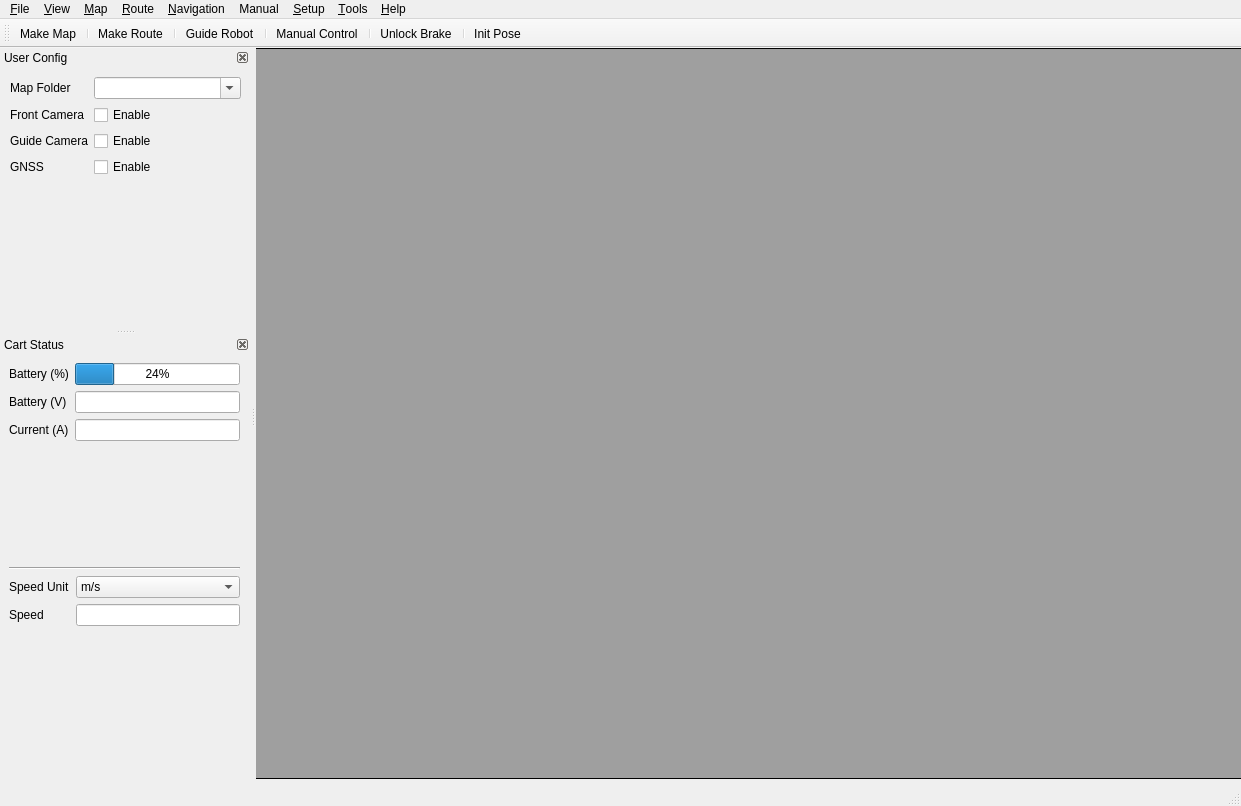
<?xml version="1.0" encoding="UTF-8"?>
<ui version="4.0">
 <class>MainWindow</class>
 <widget class="QMainWindow" name="MainWindow">
  <property name="geometry">
   <rect>
    <x>0</x>
    <y>0</y>
    <width>1241</width>
    <height>806</height>
   </rect>
  </property>
  <property name="maximumSize">
   <size>
    <width>1245</width>
    <height>16777215</height>
   </size>
  </property>
  <property name="windowTitle">
   <string>MainWindow</string>
  </property>
  <widget class="QWidget" name="centralwidget">
   <widget class="QMdiArea" name="mdiArea">
    <property name="geometry">
     <rect>
      <x>-10</x>
      <y>0</y>
      <width>1251</width>
      <height>731</height>
     </rect>
    </property>
    <property name="frameShape">
     <enum>QFrame::Box</enum>
    </property>
    <property name="verticalScrollBarPolicy">
     <enum>Qt::ScrollBarAsNeeded</enum>
    </property>
    <property name="horizontalScrollBarPolicy">
     <enum>Qt::ScrollBarAsNeeded</enum>
    </property>
   </widget>
  </widget>
  <widget class="QMenuBar" name="menubar_main">
   <property name="geometry">
    <rect>
     <x>0</x>
     <y>0</y>
     <width>1241</width>
     <height>22</height>
    </rect>
   </property>
   <widget class="QMenu" name="menu_File">
    <property name="tabletTracking">
     <bool>true</bool>
    </property>
    <property name="tearOffEnabled">
     <bool>true</bool>
    </property>
    <property name="title">
     <string>&amp;File</string>
    </property>
    <property name="toolTipsVisible">
     <bool>false</bool>
    </property>
    <addaction name="action_New"/>
    <addaction name="action_Print"/>
    <addaction name="action_Exit"/>
   </widget>
   <widget class="QMenu" name="menu_View">
    <property name="title">
     <string>&amp;View</string>
    </property>
    <addaction name="action_Cart_status"/>
    <addaction name="action_Show_Config"/>
   </widget>
   <widget class="QMenu" name="menu_Map">
    <property name="title">
     <string>&amp;Map</string>
    </property>
    <addaction name="action_Make_Map"/>
   </widget>
   <widget class="QMenu" name="menuRoute">
    <property name="title">
     <string>&amp;Route</string>
    </property>
    <addaction name="action_Make_Route"/>
   </widget>
   <widget class="QMenu" name="menu_Navigation">
    <property name="title">
     <string>&amp;Navigation</string>
    </property>
    <addaction name="action_Guide_Robot"/>
   </widget>
   <widget class="QMenu" name="menu_Setup">
    <property name="title">
     <string>&amp;Setup</string>
    </property>
    <addaction name="action_Device_Setup"/>
    <addaction name="action_System_Setup"/>
   </widget>
   <widget class="QMenu" name="menu_Tools">
    <property name="title">
     <string>&amp;Tools</string>
    </property>
    <addaction name="action_Debug_Enable"/>
   </widget>
   <widget class="QMenu" name="menu_Help">
    <property name="title">
     <string>&amp;Help</string>
    </property>
   </widget>
   <widget class="QMenu" name="menuManual">
    <property name="title">
     <string>Manual</string>
    </property>
    <addaction name="action_Manual_Control"/>
    <addaction name="actionSet_Motor_Brake"/>
    <addaction name="actionInit_Pose"/>
   </widget>
   <addaction name="menu_File"/>
   <addaction name="menu_View"/>
   <addaction name="menu_Map"/>
   <addaction name="menuRoute"/>
   <addaction name="menu_Navigation"/>
   <addaction name="menuManual"/>
   <addaction name="menu_Setup"/>
   <addaction name="menu_Tools"/>
   <addaction name="menu_Help"/>
  </widget>
  <widget class="QToolBar" name="toolBar_main">
   <property name="windowTitle">
    <string>toolBar</string>
   </property>
   <attribute name="toolBarArea">
    <enum>TopToolBarArea</enum>
   </attribute>
   <attribute name="toolBarBreak">
    <bool>false</bool>
   </attribute>
   <addaction name="action_Make_Map"/>
   <addaction name="separator"/>
   <addaction name="action_Make_Route"/>
   <addaction name="separator"/>
   <addaction name="action_Guide_Robot"/>
   <addaction name="separator"/>
   <addaction name="action_Manual_Control"/>
   <addaction name="separator"/>
   <addaction name="actionSet_Motor_Brake"/>
   <addaction name="separator"/>
   <addaction name="actionInit_Pose"/>
  </widget>
  <widget class="QStatusBar" name="statusBar_main">
   <property name="cursor">
    <cursorShape>ArrowCursor</cursorShape>
   </property>
   <property name="mouseTracking">
    <bool>true</bool>
   </property>
   <property name="statusTip">
    <string/>
   </property>
   <property name="layoutDirection">
    <enum>Qt::LeftToRight</enum>
   </property>
   <property name="autoFillBackground">
    <bool>false</bool>
   </property>
  </widget>
  <widget class="QDockWidget" name="dockWidget_UsrConfig">
   <property name="minimumSize">
    <size>
     <width>250</width>
     <height>250</height>
    </size>
   </property>
   <property name="features">
    <set>QDockWidget::DockWidgetClosable|QDockWidget::DockWidgetMovable</set>
   </property>
   <property name="allowedAreas">
    <set>Qt::LeftDockWidgetArea|Qt::RightDockWidgetArea</set>
   </property>
   <property name="windowTitle">
    <string>User Config</string>
   </property>
   <attribute name="dockWidgetArea">
    <number>1</number>
   </attribute>
   <widget class="QWidget" name="dockWidgetContents_UsrConfig">
    <widget class="QWidget" name="formLayoutWidget">
     <property name="geometry">
      <rect>
       <x>10</x>
       <y>10</y>
       <width>231</width>
       <height>241</height>
      </rect>
     </property>
     <layout class="QFormLayout" name="formLayout">
      <item row="0" column="0">
       <widget class="QLabel" name="label_MapFolder">
        <property name="text">
         <string>Map Folder</string>
        </property>
       </widget>
      </item>
      <item row="0" column="1">
       <widget class="QComboBox" name="comboBox_MapFolder">
        <property name="editable">
         <bool>true</bool>
        </property>
       </widget>
      </item>
      <item row="1" column="0">
       <widget class="QLabel" name="label_FrontCameraEn">
        <property name="text">
         <string>Front Camera</string>
        </property>
       </widget>
      </item>
      <item row="1" column="1">
       <widget class="QCheckBox" name="checkBox_FrontCamera">
        <property name="text">
         <string>Enable</string>
        </property>
       </widget>
      </item>
      <item row="2" column="0">
       <widget class="QLabel" name="label_GuideCamera">
        <property name="text">
         <string>Guide Camera</string>
        </property>
       </widget>
      </item>
      <item row="2" column="1">
       <widget class="QCheckBox" name="checkBox_GuideCamera">
        <property name="text">
         <string>Enable</string>
        </property>
       </widget>
      </item>
      <item row="3" column="0">
       <widget class="QLabel" name="label_GnssSensor">
        <property name="text">
         <string>GNSS</string>
        </property>
       </widget>
      </item>
      <item row="3" column="1">
       <widget class="QCheckBox" name="checkBox_GnssSensor">
        <property name="text">
         <string>Enable</string>
        </property>
       </widget>
      </item>
     </layout>
    </widget>
   </widget>
  </widget>
  <widget class="QDockWidget" name="dockWidget_CartStatus">
   <property name="minimumSize">
    <size>
     <width>250</width>
     <height>400</height>
    </size>
   </property>
   <property name="autoFillBackground">
    <bool>false</bool>
   </property>
   <property name="features">
    <set>QDockWidget::DockWidgetClosable|QDockWidget::DockWidgetMovable</set>
   </property>
   <property name="allowedAreas">
    <set>Qt::LeftDockWidgetArea|Qt::RightDockWidgetArea</set>
   </property>
   <property name="windowTitle">
    <string>Cart Status</string>
   </property>
   <attribute name="dockWidgetArea">
    <number>1</number>
   </attribute>
   <widget class="QWidget" name="dockWidgetContents_CartStatus">
    <property name="minimumSize">
     <size>
      <width>100</width>
      <height>200</height>
     </size>
    </property>
    <widget class="QWidget" name="verticalLayoutWidget">
     <property name="geometry">
      <rect>
       <x>9</x>
       <y>9</y>
       <width>231</width>
       <height>411</height>
      </rect>
     </property>
     <layout class="QVBoxLayout" name="verticalLayout">
      <item>
       <layout class="QFormLayout" name="formLayout_2">
        <item row="0" column="0">
         <widget class="QLabel" name="label_BatPercent">
          <property name="text">
           <string>Battery (%)</string>
          </property>
         </widget>
        </item>
        <item row="0" column="1">
         <widget class="QProgressBar" name="progressBar_BatPercent">
          <property name="value">
           <number>24</number>
          </property>
          <property name="textVisible">
           <bool>true</bool>
          </property>
         </widget>
        </item>
        <item row="1" column="0">
         <widget class="QLabel" name="label_BatVolt">
          <property name="text">
           <string>Battery (V)</string>
          </property>
         </widget>
        </item>
        <item row="2" column="0">
         <widget class="QLabel" name="label_BatCurr">
          <property name="text">
           <string>Current (A)</string>
          </property>
         </widget>
        </item>
        <item row="1" column="1">
         <widget class="QLineEdit" name="lineEdit_BatVolt">
          <property name="styleSheet">
           <string notr="true">font: 12pt &quot;Sans Serif&quot;;</string>
          </property>
          <property name="readOnly">
           <bool>true</bool>
          </property>
         </widget>
        </item>
        <item row="2" column="1">
         <widget class="QLineEdit" name="lineEdit_BatCurr">
          <property name="styleSheet">
           <string notr="true">font: 12pt &quot;Sans Serif&quot;;</string>
          </property>
          <property name="readOnly">
           <bool>true</bool>
          </property>
         </widget>
        </item>
       </layout>
      </item>
      <item>
       <widget class="Line" name="line">
        <property name="orientation">
         <enum>Qt::Horizontal</enum>
        </property>
       </widget>
      </item>
      <item>
       <layout class="QFormLayout" name="formLayout_3">
        <item row="0" column="1">
         <widget class="QComboBox" name="comboBox_SpeedUnit">
          <item>
           <property name="text">
            <string>m/s</string>
           </property>
          </item>
          <item>
           <property name="text">
            <string>km/h</string>
           </property>
          </item>
         </widget>
        </item>
        <item row="0" column="0">
         <widget class="QLabel" name="label_SpeedUnit">
          <property name="text">
           <string>Speed Unit</string>
          </property>
         </widget>
        </item>
        <item row="1" column="0">
         <widget class="QLabel" name="label_LineSpeed">
          <property name="text">
           <string>Speed</string>
          </property>
         </widget>
        </item>
        <item row="1" column="1">
         <widget class="QLineEdit" name="lineEdit_LineSpeed">
          <property name="styleSheet">
           <string notr="true">font: 12pt &quot;Sans Serif&quot;;</string>
          </property>
          <property name="readOnly">
           <bool>true</bool>
          </property>
         </widget>
        </item>
       </layout>
      </item>
     </layout>
    </widget>
   </widget>
  </widget>
  <action name="action_Exit">
   <property name="text">
    <string>&amp;Exit</string>
   </property>
  </action>
  <action name="action_Print">
   <property name="text">
    <string>&amp;Print...</string>
   </property>
  </action>
  <action name="action_New">
   <property name="text">
    <string>&amp;New</string>
   </property>
  </action>
  <action name="action_Device_Setup">
   <property name="text">
    <string>&amp;Device</string>
   </property>
   <property name="toolTip">
    <string>Device Setup</string>
   </property>
  </action>
  <action name="action_System_Setup">
   <property name="text">
    <string>&amp;System</string>
   </property>
  </action>
  <action name="action_Cart_status">
   <property name="checkable">
    <bool>true</bool>
   </property>
   <property name="checked">
    <bool>true</bool>
   </property>
   <property name="text">
    <string>Show Cart status</string>
   </property>
  </action>
  <action name="action_Show_Config">
   <property name="checkable">
    <bool>true</bool>
   </property>
   <property name="checked">
    <bool>true</bool>
   </property>
   <property name="text">
    <string>Show Config</string>
   </property>
  </action>
  <action name="action_Manual_Control">
   <property name="text">
    <string>Manual &amp;Control</string>
   </property>
  </action>
  <action name="actionSet_Motor_Brake">
   <property name="checkable">
    <bool>true</bool>
   </property>
   <property name="text">
    <string>Unlock Brake</string>
   </property>
  </action>
  <action name="action_Make_Map">
   <property name="text">
    <string>Make Map</string>
   </property>
  </action>
  <action name="action_Make_Route">
   <property name="text">
    <string>Make Route</string>
   </property>
  </action>
  <action name="actionInit_Pose">
   <property name="text">
    <string>Init Pose</string>
   </property>
  </action>
  <action name="action_Guide_Robot">
   <property name="text">
    <string>Guide Robot</string>
   </property>
  </action>
  <action name="action_Debug_Enable">
   <property name="checkable">
    <bool>true</bool>
   </property>
   <property name="text">
    <string>Debug Mode</string>
   </property>
  </action>
 </widget>
 <resources/>
 <connections/>
</ui>
